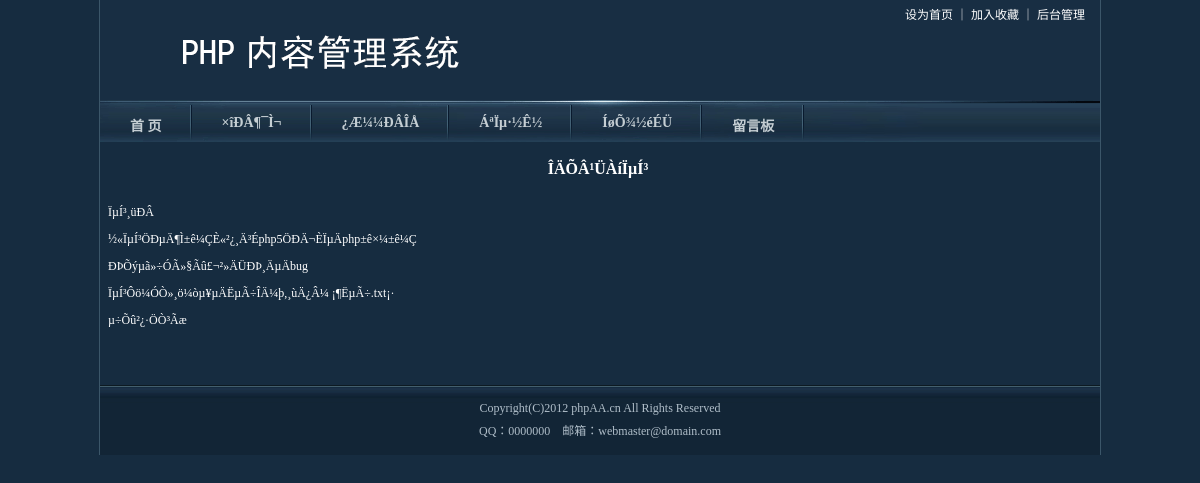
Page /show.php?id=2 on the committed database.
### tables this page shows
CREATE TABLE IF NOT EXISTS `cms_category` (
  `id` int(11) NOT NULL AUTO_INCREMENT COMMENT 'À¸Ä¿ID',
  `pid` int(11) NOT NULL DEFAULT '0' COMMENT '¸¸À¸Ä¿ID',
  `name` varchar(50) NOT NULL DEFAULT '' COMMENT 'À¸Ä¿Ãû³Æ',
  `description` text,
  `seq` int(11) NOT NULL DEFAULT '0' COMMENT 'À¸Ä¿ÅÅÐò',
  PRIMARY KEY (`id`)
);

CREATE TABLE IF NOT EXISTS `cms_page` (
  `id` int(11) NOT NULL AUTO_INCREMENT COMMENT 'ID',
  `code` varchar(20) DEFAULT NULL COMMENT '±ðÃû',
  `title` varchar(100) DEFAULT NULL COMMENT 'Ãû³Æ',
  `content` text COMMENT 'ÄÚÈÝ',
  `created_date` datetime DEFAULT NULL COMMENT '´´½¨ÈÕÆÚ',
  PRIMARY KEY (`id`)
);

CREATE TABLE IF NOT EXISTS `cms_article` (
  `id` int(11) NOT NULL AUTO_INCREMENT COMMENT 'ÎÄÕÂID',
  `cid` int(11) NOT NULL COMMENT 'ËùÊôÀ¸Ä¿ID',
  `title` varchar(200) NOT NULL DEFAULT '' COMMENT '±êÌâ',
  `subtitle` varchar(200) DEFAULT '',
  `att` set('a','b','c','d','e','f','g') DEFAULT '' COMMENT 'ÊôÐÔ',
  `pic` varchar(200) DEFAULT NULL COMMENT 'ËõÂÔÍ¼',
  `source` varchar(200) DEFAULT NULL COMMENT 'À´Ô´',
  `author` varchar(20) DEFAULT NULL COMMENT '×÷Õß',
  `resume` varchar(500) DEFAULT NULL COMMENT 'ÕªÒª',
  `pubdate` varchar(40) NOT NULL DEFAULT '' COMMENT '·¢±íÈÕÆÚ',
  `content` text COMMENT 'ÎÄÕÂÄÚÈÝ',
  `hits` int(11) NOT NULL DEFAULT '0' COMMENT 'µã»÷´ÎÊý',
  `created_by` int(11) NOT NULL COMMENT '´´½¨Õß',
  `created_date` datetime NOT NULL COMMENT '´´½¨Ê±¼ä',
  `delete_session_id` int(11) DEFAULT NULL COMMENT 'É¾³ýÈËID',
  PRIMARY KEY (`id`)
);

### include/config.inc.php (called while the page is built, shortened)
<?php
require_once ROOT_PATH.'include/db_mysql.php';
$db = new db_mysql();
?>

### include/db_mysql.php (called while the page is built, shortened)
<?php
class db_mysql {
	private $link_id = NULL;
	function __construct() {
		$this->debug = false;
	}
	function connect($dbhost, $dbuser, $dbpwd, $dbname = '', $dbcharset = 'utf8', $pconnect = 0) {
		if ($pconnect) {
			if (! $this->link_id = mysql_pconnect ( $dbhost, $dbuser, $dbpwd )) {
				$this->ErrorMsg ();
			}
		} else {
			if (! $this->link_id = mysql_connect ( $dbhost, $dbuser, $dbpwd, 1 )) {
				$this->ErrorMsg ();
			}
		}
	}
	function query($sql) {
		if (! ($query = mysql_query ( $sql, $this->link_id ))) {
			$this->ErrorMsg ();
			return false;
		} else {
			return $query;
		}
	}
	function getList($sql) {
		$res = $this->query ( $sql );
		if ($res !== false) {
			$arr = array ();
			$row = mysql_fetch_assoc ( $res );
			while ($row) {
				$arr [] = $row;
				$row = mysql_fetch_assoc ( $res );
			}
			return $arr;
		} else {
			return false;
		}
	}
	function getOneRow($sql) {
		$res = $this->query ( $sql );
		if ($res !== false) {
			return mysql_fetch_assoc ( $res );
		} else {
			return false;
		}
	}
}
?>

### include/common.function.php (called while the page is built, shortened)
<?php
function getCategoryList($pid=0){
	global $db;
	return $db->getList("select * from cms_category where pid=".$pid);
}
function getPageList(){
	global $db;
	return $db->getList("select * from cms_page order by code asc");
}
function getArticleInfo($id=0){
	global $db;
	if($id==0){
		if(empty($_GET['id'])){
			return false;
		}else{
			$id = $_GET['id'];
		}
	}
	return $db->getOneRow("select * from cms_article where id=".$id);
}
?>

### show.php (the view, shortened to what this page needs)
<?php
include_once 'header.php';
?>
<?php
$arc = getArticleInfo();
?>
<!DOCTYPE html PUBLIC "-//W3C//DTD XHTML 1.0 Transitional//EN" "http://www.w3.org/TR/xhtml1/DTD/xhtml1-transitional.dtd">
<html xmlns="http://www.w3.org/1999/xhtml">
<head>
</head>
<body>
<table width="990" align="center">
  <tr>
    <th height="40" style="color:#FFF""><?php echo $arc['title'];?>&nbsp;</th>
  </tr>
  <tr>
    <td align="left" class="white"><?php echo $arc['content'];?>&nbsp;</td>
  </tr>
</table>
<?php
include_once 'footer.php';
?>

### header.php (shortened to what this page needs)
<?php
include_once 'include/config.inc.php';
include_once 'include/common.function.php';
?>
<!DOCTYPE html PUBLIC "-//W3C//DTD XHTML 1.0 Transitional//EN" "http://www.w3.org/TR/xhtml1/DTD/xhtml1-transitional.dtd">
<html xmlns="http://www.w3.org/1999/xhtml">
<head>
<link href="images/css.css" rel="stylesheet" type="text/css" />
</head>
<body>
<div class="main">
<table width="100%" border="0" cellspacing="0" cellpadding="0">
  <tr>
    <td width="443" height="100" align="center" bgcolor="#182E43"><a href="http://www.phpaa.cn" target="_blank"><img src="images/logo.gif" width="396" height="78" border="0" /></a></td>
    <td align="right" valign="top" bgcolor="#182E43" class="white" style="padding-top:5px">
    <a href="http://www.phpaa.cn" onClick="this.style.behavior='url(#default#homepage)';this.setHomePage('http://www.phpaa.cn/');return(false);" style="behavior: url(#default#homepage)" class="white">设为首页 </a>｜
    <a href="javascript:window.external.addFavorite('http://www.phpaa.cn/','文章管理系统');" class="white">加入收藏 </a>｜
    <a href="admin/" class="white">后台管理&nbsp;&nbsp;&nbsp;&nbsp;&nbsp;</a> </td>
  </tr>
</table>
<table width="100%" border="0" cellspacing="0" cellpadding="0" class="navBg">
  <tr>
    <td align="center" valign="top">
      <div class="nav"><a href="index.php">首  页</a></div>
      <?php foreach(getCategoryList() as $list){?>
      <div class="nav"><a href="list.php?id=<?php echo $list['id']?>"><?php echo $list['name']?></a></div>
      <?php }?>
      <?php foreach(getPageList() as $list){?>
      <div class="nav"><a href="page.php?id=<?php echo $list['id']?>"><?php echo $list['title']?></a></div>
      <?php }?>
      <div class="nav"><a href="message.php">留言板</a></div></td>
  </tr>
</table>

### images/css.css (style rules this page uses)
body { background-color: #162C40;margin: 0px;text-align:center; }
.main { border-left:1px solid #3B5669;border-right:1px solid #3B5669; width:1000px; margin:0px auto }
.white { font-size:12px; color:#fff; }
a.white:link { color:#fff; text-decoration:none; line-height:20px; }
.navBg { background:url(nav_bg.gif) no-repeat top; height:42px; margin-bottom:4px; padding-top:5px; }
.nav { background:url(nav_line.gif) no-repeat center right; height:26px; padding-top:10px;font-size:14px; color:#C5CED3; padding-left:30px; padding-right:30px; float:left; font-weight:bold; }
.nav a:link { color:#C5CED3; text-decoration:none; }

### rows in the picture
cms_category: name "×îÐÂ¶¯Ì¬"
cms_category: name "¿Æ¼¼ÐÂÎÅ"
cms_page: title "ÁªÏµ·½Ê½"
cms_page: title "ÍøÕ¾½éÉÜ"
cms_article: title "ÎÄÕÂ¹ÜÀíÏµÍ³", content "ÏµÍ³¸üÐÂ ½«ÏµÍ³ÖÐµÄ¶Ì±ê¼ÇÈ«²¿¸Ä³Éphp5ÖÐÄ¬ÈÏµÄphp±ê×¼±ê¼Ç ÐÞÕýµã»÷ÓÃ»§Ãû£¬²»ÄÜÐÞ¸ÄµÄbug ÏµÍ³Ôö¼ÓÒ»¸ö¼òµ¥µÄËµÃ÷ÎÄ¼þ,¸ùÄ¿Â¼ ¡¶ËµÃ÷.txt¡· µ÷Õû²¿·ÖÒ³Ãæ"
